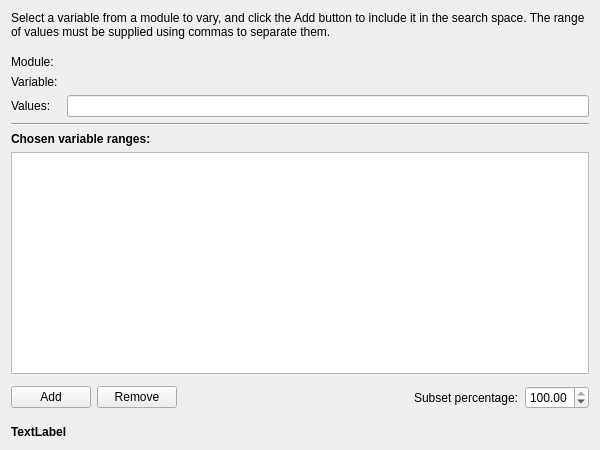
<?xml version="1.0" encoding="UTF-8"?>
<ui version="4.0">
 <class>MultiSensitivityWidget</class>
 <widget class="QWidget" name="MultiSensitivityWidget">
  <property name="geometry">
   <rect>
    <x>0</x>
    <y>0</y>
    <width>600</width>
    <height>450</height>
   </rect>
  </property>
  <property name="windowTitle">
   <string>Form</string>
  </property>
  <layout class="QVBoxLayout" name="verticalLayout">
   <item>
    <widget class="QLabel" name="instructionsLabel">
     <property name="text">
      <string>Select a variable from a module to vary, and click the Add button to include it in the search space. The range of values must be supplied using commas to separate them.</string>
     </property>
     <property name="wordWrap">
      <bool>true</bool>
     </property>
    </widget>
   </item>
   <item>
    <spacer name="verticalSpacer_2">
     <property name="orientation">
      <enum>Qt::Vertical</enum>
     </property>
     <property name="sizeType">
      <enum>QSizePolicy::Fixed</enum>
     </property>
     <property name="sizeHint" stdset="0">
      <size>
       <width>20</width>
       <height>10</height>
      </size>
     </property>
    </spacer>
   </item>
   <item>
    <layout class="QGridLayout" name="gridLayout">
     <item row="0" column="0">
      <widget class="QLabel" name="modLabel">
       <property name="text">
        <string>Module: </string>
       </property>
      </widget>
     </item>
     <item row="1" column="0">
      <widget class="QLabel" name="varLabel">
       <property name="text">
        <string>Variable: </string>
       </property>
      </widget>
     </item>
     <item row="2" column="0">
      <widget class="QLabel" name="lineLabel">
       <property name="text">
        <string>Values: </string>
       </property>
      </widget>
     </item>
     <item row="2" column="1">
      <widget class="QLineEdit" name="lineEdit"/>
     </item>
    </layout>
   </item>
   <item>
    <widget class="Line" name="line">
     <property name="orientation">
      <enum>Qt::Horizontal</enum>
     </property>
    </widget>
   </item>
   <item>
    <widget class="QLabel" name="tableLabel">
     <property name="font">
      <font>
       <weight>75</weight>
       <bold>true</bold>
      </font>
     </property>
     <property name="text">
      <string>Chosen variable ranges:</string>
     </property>
    </widget>
   </item>
   <item>
    <widget class="QTableView" name="tableView">
     <property name="selectionMode">
      <enum>QAbstractItemView::SingleSelection</enum>
     </property>
     <property name="selectionBehavior">
      <enum>QAbstractItemView::SelectRows</enum>
     </property>
     <attribute name="horizontalHeaderDefaultSectionSize">
      <number>150</number>
     </attribute>
     <attribute name="horizontalHeaderStretchLastSection">
      <bool>true</bool>
     </attribute>
    </widget>
   </item>
   <item>
    <widget class="Line" name="line_2">
     <property name="orientation">
      <enum>Qt::Vertical</enum>
     </property>
    </widget>
   </item>
   <item>
    <layout class="QHBoxLayout" name="horizontalLayout">
     <item>
      <widget class="QPushButton" name="addButton">
       <property name="text">
        <string>Add</string>
       </property>
      </widget>
     </item>
     <item>
      <widget class="QPushButton" name="removeButton">
       <property name="text">
        <string>Remove</string>
       </property>
      </widget>
     </item>
     <item>
      <spacer name="horizontalSpacer">
       <property name="orientation">
        <enum>Qt::Horizontal</enum>
       </property>
       <property name="sizeHint" stdset="0">
        <size>
         <width>40</width>
         <height>20</height>
        </size>
       </property>
      </spacer>
     </item>
     <item>
      <widget class="QLabel" name="subsetLabel">
       <property name="text">
        <string>Subset percentage:</string>
       </property>
      </widget>
     </item>
     <item>
      <widget class="QDoubleSpinBox" name="subsetSpinBox">
       <property name="maximum">
        <double>100.000000000000000</double>
       </property>
       <property name="singleStep">
        <double>5.000000000000000</double>
       </property>
       <property name="value">
        <double>100.000000000000000</double>
       </property>
      </widget>
     </item>
    </layout>
   </item>
   <item>
    <spacer name="verticalSpacer_3">
     <property name="orientation">
      <enum>Qt::Vertical</enum>
     </property>
     <property name="sizeType">
      <enum>QSizePolicy::Fixed</enum>
     </property>
     <property name="sizeHint" stdset="0">
      <size>
       <width>20</width>
       <height>10</height>
      </size>
     </property>
    </spacer>
   </item>
   <item>
    <widget class="QLabel" name="infoLabel">
     <property name="font">
      <font>
       <weight>75</weight>
       <bold>true</bold>
      </font>
     </property>
     <property name="text">
      <string>TextLabel</string>
     </property>
    </widget>
   </item>
  </layout>
 </widget>
 <resources/>
 <connections/>
</ui>
